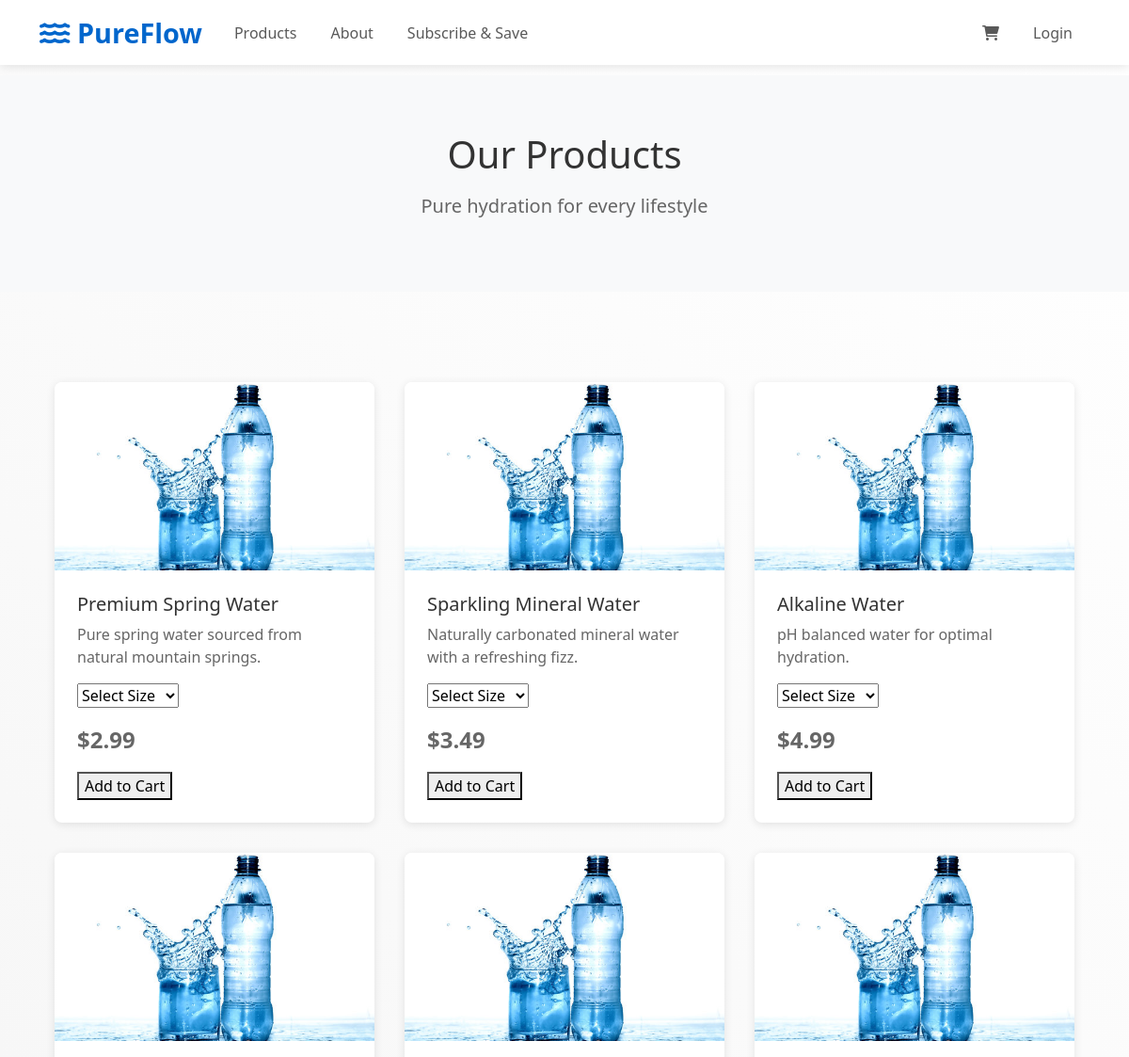
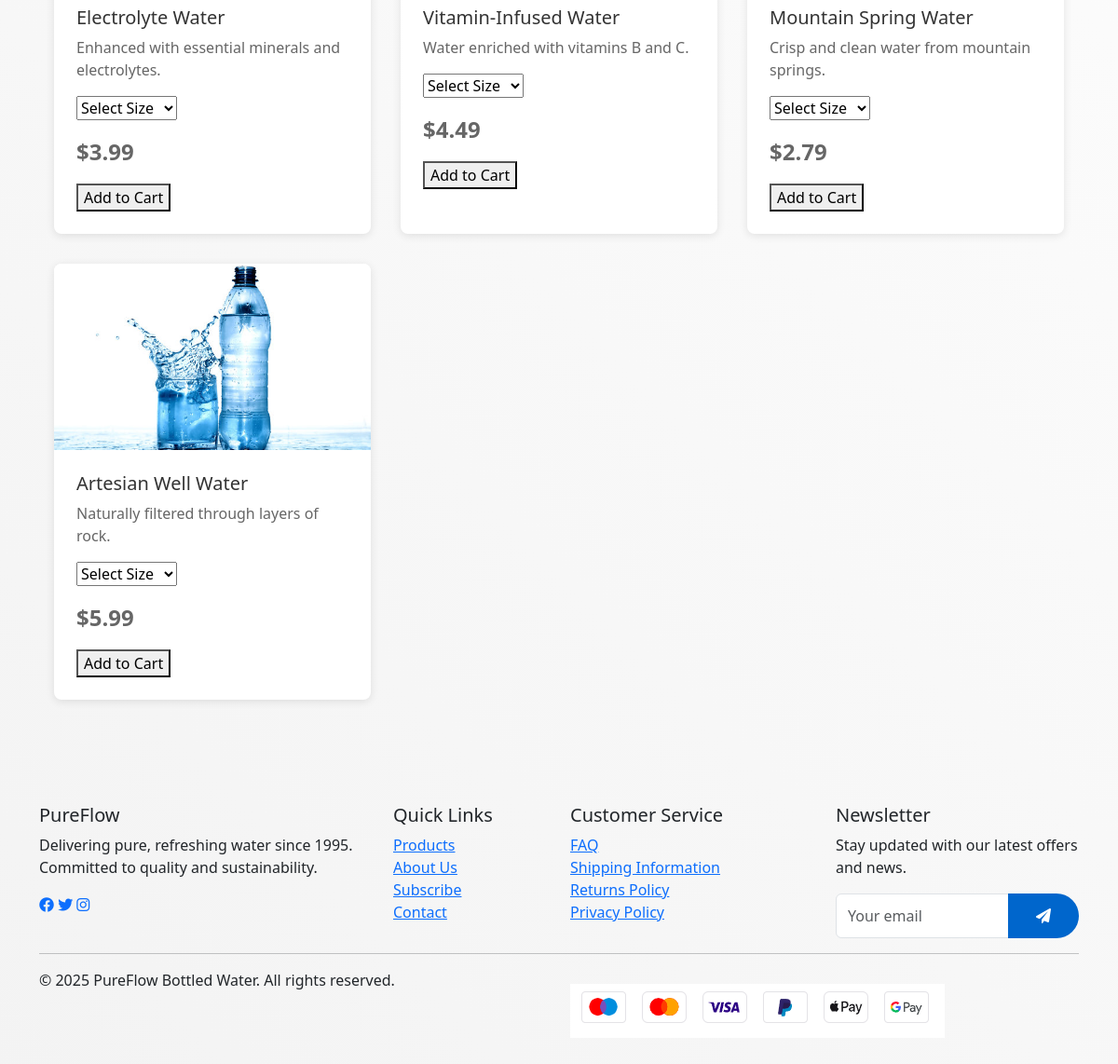
Page /products on the committed database (2 pictures, top to bottom).
### models.py (models this page shows)
class Product(db.Model):
    id = db.Column(db.Integer, primary_key=True)
    name = db.Column(db.String(100), nullable=False)
    description = db.Column(db.Text)
    price = db.Column(db.Float, nullable=False)
    image_url = db.Column(db.String(200))  # Changed from image to image_url
    stock = db.Column(db.Integer, default=0)
    is_featured = db.Column(db.Boolean, default=False)

### routes.py (the view)
@bp.route('/products')
def products():
    products = Product.query.all()
    return render_template('products.html', products=products)

### routes.py (called while the page is built)
@bp.after_request
def add_csrf_token(response):
    if 'text/html' in response.headers.get('Content-Type', ''):
        response.set_cookie('csrf_token', generate_csrf())
        return response

### templates/products.html (shortened to what this page needs)
{% extends "layout.html" %}
{% block extra_css %}
<link rel="stylesheet" href="{{ url_for('static', filename='css/products.css') }}">
{% endblock %}
{% block content %}
<section class="hero-small" data-aos="fade-in">
    <div class="container">
        <h1 class="display-4">Our Products</h1>
        <p class="lead">Pure hydration for every lifestyle</p>
    </div>
</section>
<section class="products-section py-5">
    <div class="container">
        <div class="product-grid">
            {% for product in products %}
            <div class="product-card" data-aos="fade-up" data-base-price="{{ product.price }}">
                <div class="product-badge">Best Seller</div>
                <div class="product-image">
                    <img src="{{ url_for('static', filename='images/glass.jpg') }}" alt="{{ product.name }}">
                </div>
                <div class="product-details">
                    <h3>{{ product.name }}</h3>
                    <p>{{ product.description }}</p>
                    <select id="size-select-{{ product.id }}" class="size-select">
                        <option value="">Select Size</option>
                    </select>
                    <p class="product-price">${{ "%.2f"|format(product.price) }}</p>
                    <button onclick="addToCart('{{ product.id }}')">Add to Cart</button>
                </div>
            </div>
            {% endfor %}
        </div>
        </div>
</section>
{% endblock %}

### templates/layout.html (shortened to what this page needs)
<!DOCTYPE html>
<html lang="en">
<head>
    <link href="https://cdn.jsdelivr.net/npm/bootstrap@5.3.0-alpha3/dist/css/bootstrap.min.css" rel="stylesheet">
    <link rel="stylesheet" href="https://cdnjs.cloudflare.com/ajax/libs/aos/2.3.4/aos.css">
    <link rel="stylesheet" href="https://cdnjs.cloudflare.com/ajax/libs/font-awesome/6.0.0/css/all.min.css">
    <link rel="stylesheet" href="{{ url_for('static', filename='css/style.css') }}">
    {% block extra_css %}
    {% endblock %}
</head>
<body>
    {% include 'partials/navbar.html' %}
    {% block content %}
    {% endblock %}
    {% include 'partials/footer.html' %}
</body>
</html>

### templates/partials/navbar.html (shortened to what this page needs)
<nav class="navbar navbar-expand-lg navbar-light fixed-top" style="margin-bottom: 60px">
  <div class="container">
      <a class="navbar-brand" href="{{ url_for('main.index') }}">
          <i class="fas fa-water"></i> PureFlow
      </a>
      <div class="collapse navbar-collapse" id="navbarNav">
          <ul class="navbar-nav me-auto">
              <li class="nav-item">
                  <a class="nav-link" href="{{ url_for('main.products') }}">Products</a>
              </li>
              <li class="nav-item">
                  <a class="nav-link" href="{{ url_for('main.about') }}">About</a>
              </li>
              <li class="nav-item">
                  <a class="nav-link" href="{{ url_for('main.subscribe') }}">Subscribe & Save</a>
              </li>
          </ul>
          <ul class="navbar-nav">
              <li class="nav-item">
                  <a class="nav-link cart-icon" href="{{ url_for('main.cart') }}">
                      <i class="fas fa-shopping-cart"></i>
                  </a>
              </li>
              {% if current_user.is_authenticated %}
              <li class="nav-item dropdown">
                  <a class="nav-link dropdown-toggle" href="#" id="userDropdown" role="button" data-bs-toggle="dropdown">
                      <i class="fas fa-user"></i>
                  </a>
                  <ul class="dropdown-menu dropdown-menu-end">
                      <li><a class="dropdown-item" href="{{ url_for('main.account') }}">My Account</a></li>
                      <li><a class="dropdown-item" href="{{ url_for('main.account') }}">Orders</a></li>
                      <li><hr class="dropdown-divider"></li>
                      <li><a class="dropdown-item" href="{{ url_for('main.logout') }}">Logout</a></li>
                  </ul>
              </li>
              {% else %}
              <li class="nav-item">
                  <a class="nav-link" href="{{ url_for('main.login') }}">Login</a>
              </li>
              {% endif %}
          </ul>
      </div>
  </div>
</nav>

### templates/partials/footer.html
<footer class="footer mt-auto py-5">
  <div class="container">
      <div class="row">
          <div class="col-md-4">
              <h5>PureFlow</h5>
              <p>Delivering pure, refreshing water since 1995. Committed to quality and sustainability.</p>
              <div class="social-links">
                  <a href="#"><i class="fab fa-facebook"></i></a>
                  <a href="#"><i class="fab fa-twitter"></i></a>
                  <a href="#"><i class="fab fa-instagram"></i></a>
              </div>
          </div>
          <div class="col-md-2">
              <h5>Quick Links</h5>
              <ul class="list-unstyled">
                  <li><a href="{{ url_for('main.products') }}">Products</a></li>
                  <li><a href="{{ url_for('main.about') }}">About Us</a></li>
                  <li><a href="#subscription">Subscribe</a></li>
                  <li><a href="#contact">Contact</a></li>
              </ul>
          </div>
          <div class="col-md-3">
              <h5>Customer Service</h5>
              <ul class="list-unstyled">
                  <li><a href="#faq">FAQ</a></li>
                  <li><a href="#shipping">Shipping Information</a></li>
                  <li><a href="#returns">Returns Policy</a></li>
                  <li><a href="#privacy">Privacy Policy</a></li>
              </ul>
          </div>
          <div class="col-md-3">
              <h5>Newsletter</h5>
              <p>Stay updated with our latest offers and news.</p>
              <form class="newsletter-form">
                  <div class="input-group">
                      <input type="email" class="form-control" placeholder="Your email">
                      <button class="btn btn-custom" type="submit">
                          <i class="fas fa-paper-plane"></i>
                      </button>
                  </div>
              </form>
          </div>
      </div>
      <hr>
      <div class="row">
          <div class="col-md-6">
              <p class="mb-0">&copy; 2025 PureFlow Bottled Water. All rights reserved.</p>
          </div>
          <div class="col-md-6 text-md-end">
              <img src="{{ url_for('static', filename='images/Screenshot from 2025-01-12 10-17-53.png') }}"
                   alt="Payment Methods"
                   class="payment-methods">
          </div>
      </div>
  </div>
</footer>

### static/css/style.css (style rules this page uses)
:root { --primary-color: #0066cc; --secondary-color: #00aaff; --accent-color: #0099cc; }
body { overflow-x: hidden; }
.navbar { background: rgba(255, 255, 255, 0.95) !important; backdrop-filter: blur(10px); box-shadow: 0 2px 10px rgba(0, 0, 0, 0.1); }
.btn-custom { background: var(--primary-color); color: white; padding: 12px 30px; border-radius: 30px; border: none; position: relative; overflow: hidden; transition: all 0.3s ease; }
.navbar { background: rgba(255, 255, 255, 0.95) !important; backdrop-filter: blur(10px); box-shadow: 0 2px 10px rgba(0, 0, 0, 0.1); transition: all 0.3s ease; }
.navbar-brand { font-size: 1.8rem; font-weight: 700; color: var(--primary-color) !important; }
.nav-link { position: relative; margin: 0 10px; }
.nav-link::after { content: ''; position: absolute; bottom: 0; left: 0; width: 0; height: 2px; background: var(--primary-color); transition: width 0.3s ease; }
.btn-custom::before { content: ''; position: absolute; top: 50%; left: 50%; width: 0; height: 0; background: rgba(255, 255, 255, 0.2); border-radius: 50%; transform: translate(-50%, -50%); transition: width 0.6s ease, height 0.6s ease; }
.product-grid { display: grid; grid-template-columns: repeat(auto-fit, minmax(300px, 1fr)); gap: 2rem; padding: 2rem 0; }
.product-card { background: rgba(255, 255, 255, 0.9); border-radius: 20px; overflow: hidden; transition: transform 0.3s ease; position: relative; }
.product-image { position: relative; overflow: hidden; height: 300px; }
.product-image img { width: 100%; height: 100%; object-fit: cover; transition: transform 0.5s ease; }
.product-details { padding: 1.5rem; }
.product-price { font-size: 1.5rem; color: var(--primary-color); font-weight: bold; }
.product-badge { position: absolute; top: 1rem; right: 1rem; background: var(--accent-color); color: white; padding: 0.5rem 1rem; border-radius: 20px; font-size: 0.9rem; }
.payment-methods { display: grid; grid-template-columns: repeat(auto-fit, minmax(200px, 1fr)); gap: 1rem; margin: 1rem 0; }

### static/css/products.css (style rules this page uses)
.hero-small { background-color: #f8f9fa; padding: 4rem 0; text-align: center; margin-bottom: 2rem; }
.hero-small h1 { font-size: 2.5rem; color: #333; margin-bottom: 1rem; }
.hero-small .lead { font-size: 1.25rem; color: #666; }
.products-section { padding: 4rem 0; }
.product-grid { display: grid; grid-template-columns: repeat(auto-fill, minmax(280px, 1fr)); gap: 2rem; padding: 1rem; }
.product-card { background: #fff; border-radius: 8px; box-shadow: 0 2px 10px rgba(0, 0, 0, 0.1); transition: transform 0.3s ease; position: relative; overflow: hidden; }
.product-badge { position: absolute; top: 1rem; right: 1rem; background: #ff6b6b; color: white; padding: 0.5rem 1rem; border-radius: 20px; font-size: 0.875rem; font-weight: 500; }
.product-image { width: 100%; height: 200px; overflow: hidden; }
.product-image img { width: 100%; height: 100%; object-fit: cover; transition: transform 0.3s ease; }
.product-details { padding: 1.5rem; }
.product-details h3 { font-size: 1.25rem; color: #333; margin-bottom: 0.5rem; }
.product-details p { color: #666; margin-bottom: 1rem; line-height: 1.5; }
.product-price { font-size: 1.5rem; font-weight: 600; color: #333; margin: 1rem 0; }

### templates/products.html (style rules this page uses)
.hero-small { margin-top: 80px; padding: 60px 0; }

### rows in the picture
Product: name "Premium Spring Water", description "Pure spring water sourced from natural mountain springs.", price "2.99"
Product: name "Sparkling Mineral Water", description "Naturally carbonated mineral water with a refreshing fizz.", price "3.49"
Product: name "Alkaline Water", description "pH balanced water for optimal hydration.", price "4.99"
Product: name "Electrolyte Water", description "Enhanced with essential minerals and electrolytes.", price "3.99"
Product: name "Vitamin-Infused Water", description "Water enriched with vitamins B and C.", price "4.49"
Product: name "Mountain Spring Water", description "Crisp and clean water from mountain springs.", price "2.79"
Product: name "Artesian Well Water", description "Naturally filtered through layers of rock.", price "5.99"
